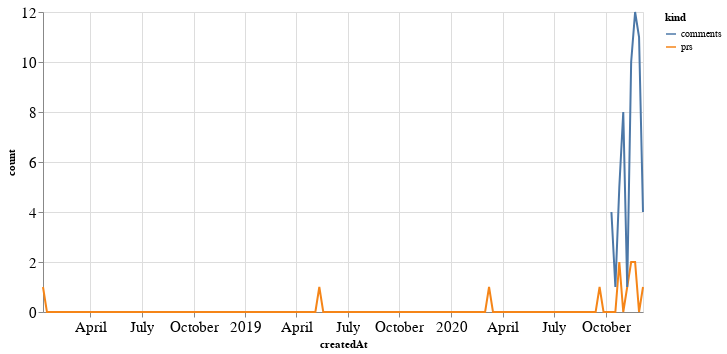

Notebook code for this chart:
### Code cell
alt.Chart(total_time, width=600).mark_line().encode(
    x='createdAt',
    y='count',
    color='kind'
)

### Figure 1 — Vega-Lite specification as saved in the notebook (floating-point values rounded to 4 significant figures; data arrays with more than 128 entries replaced by an {"elided": "..."} marker saying what was removed)
{"config": {"axisLeft": {"labelFontSize": 15}, "axisBottom": {"labelFontSize": 15}}, "data": {"name": "data-93601f73ae39a8594bd3c39113b0b609"}, "mark": "line", "encoding": {"color": {"type": "nominal", "field": "kind"}, "x": {"type": "temporal", "field": "createdAt"}, "y": {"type": "quantitative", "field": "count"}}, "width": 600, "$schema": "https://vega.github.io/schema/vega-lite/v4.8.1.json", "datasets": {"data-93601f73ae39a8594bd3c39113b0b609": {"elided": "306 records"}}}
